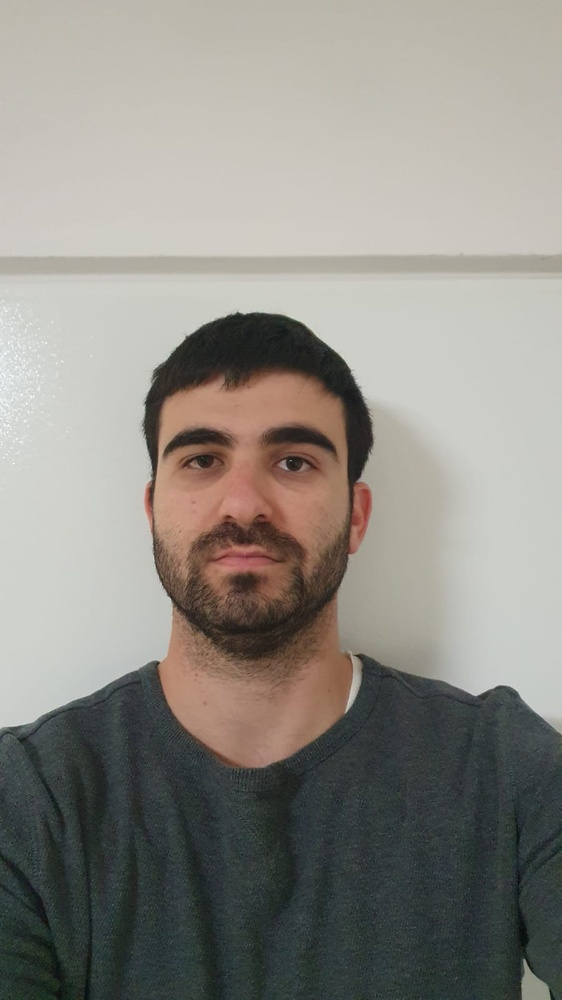
#> input picture Homework_02/python Q3/hw2/img1.jpeg, 562 x 1000 px, shrunk from 900 x 1600 before the run
$ python main.py
#> lines starting #> are read from the running program, lines starting #| are printed output that depends on the picture; long printed decimals are rounded
import cv2
import numpy as np
import matplotlib.pyplot as plt

# ----------- (a)  -----------#

# Read the images
image1 = cv2.imread('img1.jpeg', cv2.IMREAD_GRAYSCALE)
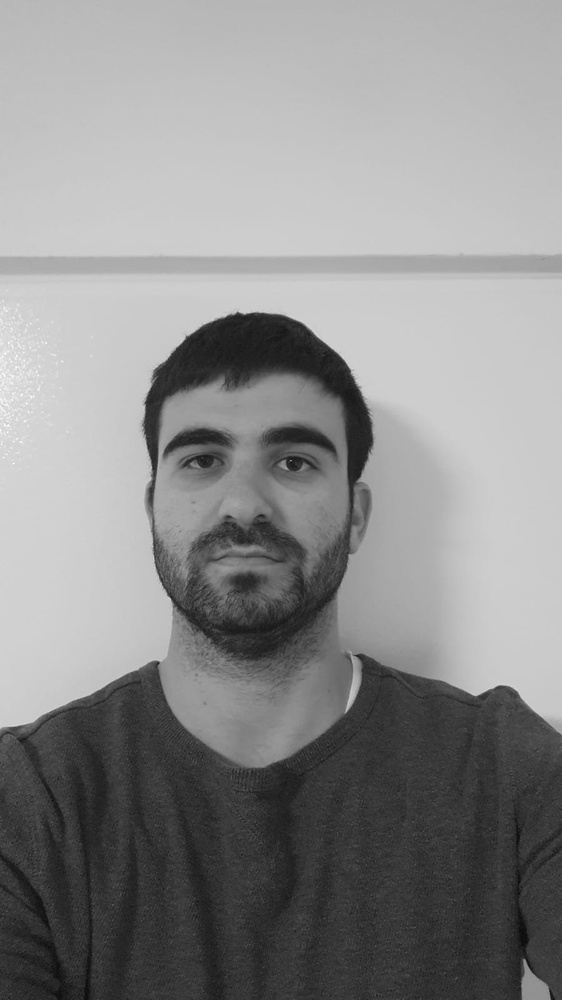
#> image1: shape (1000, 562); min 2, max 255, mean 139.7
image2 = cv2.imread('img2.jpeg', cv2.IMREAD_GRAYSCALE)
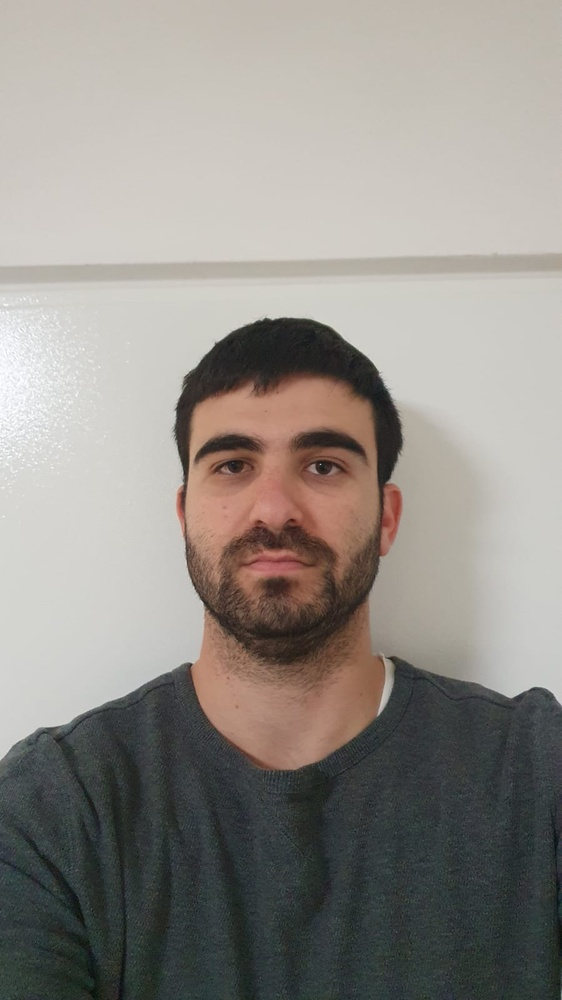
#> input picture Homework_02/python Q3/hw2/img2.jpeg, 562 x 1000 px, shrunk from 900 x 1600 before the run
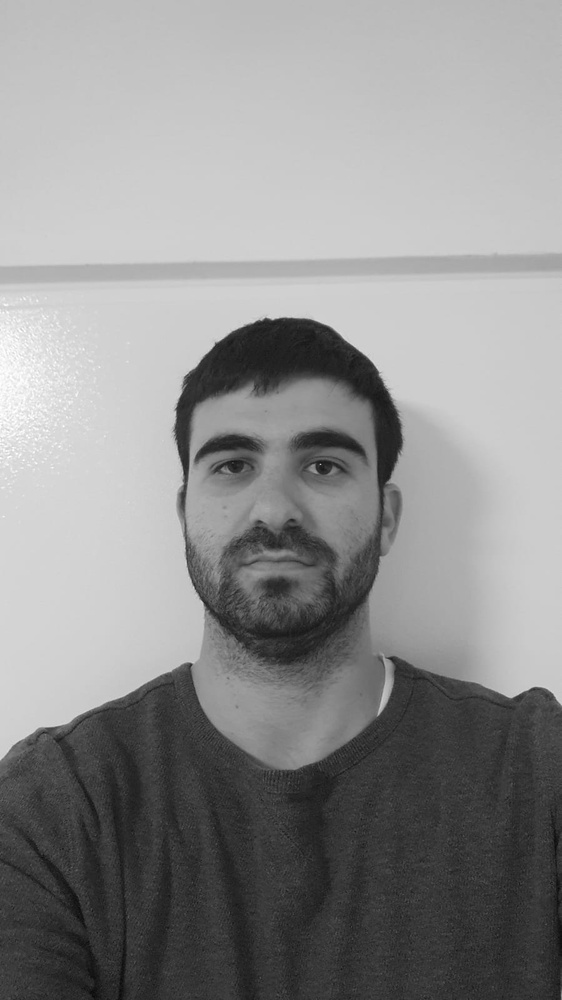
#> image2: shape (1000, 562); min 8, max 255, mean 142.6

# Initialize SIFT detector
sift = cv2.SIFT_create()

# Detect SIFT features and compute descriptors.
keypoints1, descriptors1 = sift.detectAndCompute(image1, None)
#> keypoints1 = 288 keypoints; strongest (x, y, size): (327, 370, 30.7), (154, 404, 14.5), (151, 490, 6.5), (158, 663, 2.4)
keypoints2, descriptors2 = sift.detectAndCompute(image2, None)
#> keypoints2 = 274 keypoints; strongest (x, y, size): (358, 375, 30.3), (185, 409, 14.5), (182, 495, 6.6), (186, 479, 4.1)

# Draw keypoints on the images
image1_with_keypoints = cv2.drawKeypoints(image1, keypoints1, None)
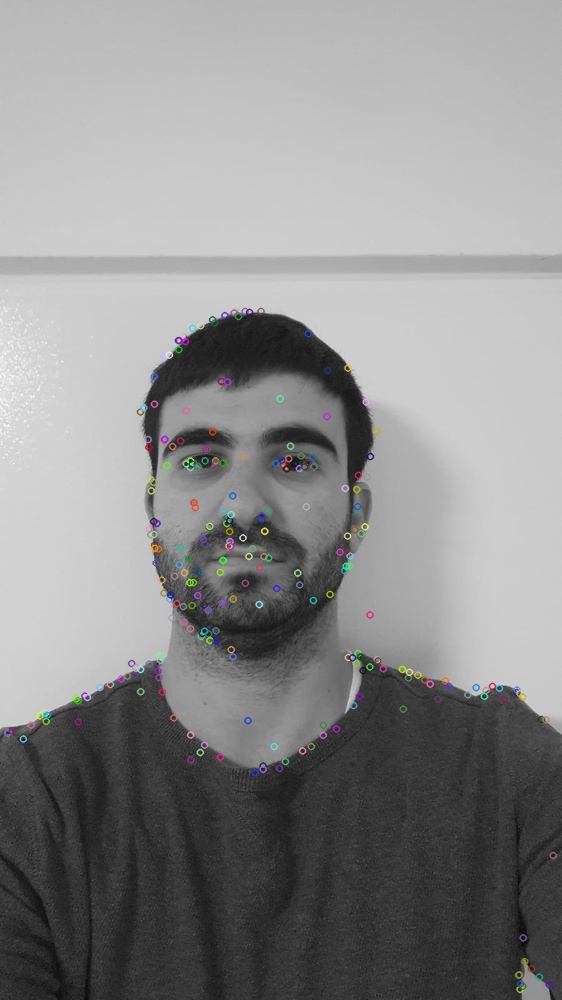
#> image1_with_keypoints: shape (1000, 562, 3); mean of channels 0, 1, 2 140.1, 140, 140.1; drawn as B, G, R
image2_with_keypoints = cv2.drawKeypoints(image2, keypoints2, None)

# Plot the images with keypoints
plt.figure(figsize=(15, 7))
plt.subplot(1, 2, 1)
plt.title('SIFT Keypoints Image 1')
plt.imshow(image1_with_keypoints)
plt.axis('off')

plt.subplot(1, 2, 2)
plt.title('SIFT Keypoints Image 2')
plt.imshow(image2_with_keypoints)
plt.axis('off')

plt.show()

# ----------- (b)  -----------#

# Detect keypoints and descriptors for b only
keypoints, descriptors = sift.detectAndCompute(image1, None)
#> keypoints has the same summary as keypoints1

# Choose a representative keypoint
representative_keypoint = keypoints[0]  #  taking the first keypoint
#> representative_keypoint = keypoint at (7.4, 732.5), size 2.1

# Draw the representative keypoint
image_with_keypoint = cv2.drawKeypoints(image1, [representative_keypoint], None, flags=cv2.DRAW_MATCHES_FLAGS_DRAW_RICH_KEYPOINTS)

# Show the image with the representative keypoint
plt.imshow(image_with_keypoint)
plt.title(f'Keypoint: Scale={representative_keypoint.size}, Orientation={np.degrees(representative_keypoint.angle):.2f} degrees')
plt.show()

# Print out the scale and orientation of the representative keypoint
print(f'Scale (size): {representative_keypoint.size}')
#| Scale (size): 2.138
print(f'Orientation (angle in degrees): {np.degrees(representative_keypoint.angle)}')
#| Orientation (angle in degrees): 4830.012

# ----------- (c)  -----------#

# Create a BFMatcher object
bf = cv2.BFMatcher(cv2.NORM_L2, crossCheck=False)

# Match descriptors
matches = bf.knnMatch(descriptors1, descriptors2, k=2)
#> matches = 288 matches

# Apply ratio test to find good matches
good_matches = []
for m, n in matches:
    if m.distance < 0.75 * n.distance:
        good_matches.append(m)
#> after the loop, good_matches = 147 matches

# Sort matches based on the distance
good_matches = sorted(good_matches, key=lambda x: x.distance)

# Draw the best matches (inliers)
img_matches = cv2.drawMatches(image1, keypoints1, image2, keypoints2, good_matches[:10], None, flags=2)
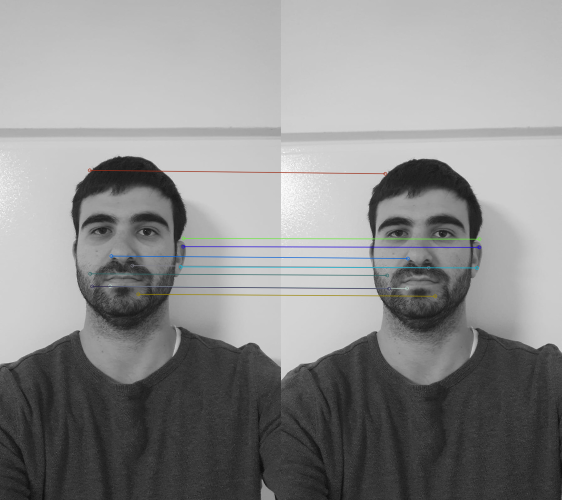
#> img_matches: shape (1000, 1124, 3) (shown at 1/2 size); mean of channels 0, 1, 2 140.9, 140.8, 140.6; drawn as B, G, R

# Use RANSAC to find inliers and outliers
if len(good_matches) >= 4:
    # Prepare the data for findHomography
    src_pts = np.float32([keypoints1[m.queryIdx].pt for m in good_matches])
#> src_pts = 147 pairs, first value 77.77 to 545.6, second value 310.8 to 985.8
    dst_pts = np.float32([keypoints2[m.trainIdx].pt for m in good_matches])
#> dst_pts = 147 pairs, first value 61.31 to 554.9, second value 316 to 773.7

    # Compute the homography matrix
    M, mask = cv2.findHomography(src_pts, dst_pts, cv2.RANSAC, 5.0)
#> M = [[0.966, 0.00954, 30.2], [-0.0441, 0.979, 18.71], [-5.59e-05, 5.2e-07, 1]]; mask = 147 values, max 1 at index 0, min 0 at index 93, mean 0.959

    # Convert mask to a list of integers for OpenCV compatibility
    matches_mask = mask.ravel().tolist()
#> matches_mask has the same summary as mask
    inlier_matches = [good_matches[i] for i in range(len(matches_mask)) if matches_mask[i]]
#> inlier_matches = 141 matches

    # Draw inliers
    img_inliers = cv2.drawMatches(image1, keypoints1, image2, keypoints2, inlier_matches, None, matchColor=(0, 255, 0), singlePointColor=None, matchesMask=None, flags=2)
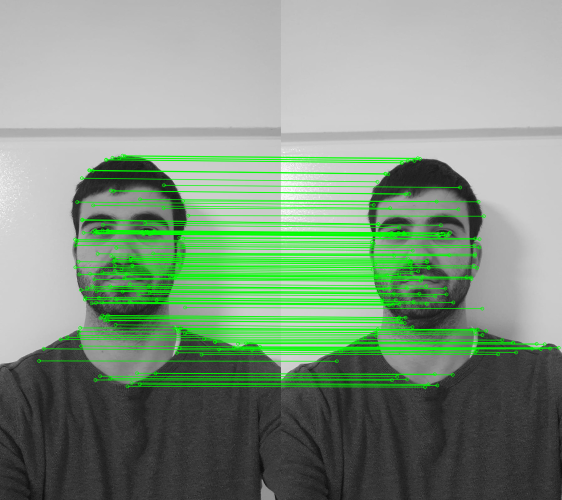
#> img_inliers: shape (1000, 1124, 3) (shown at 1/2 size); mean of channels 0, 1, 2 128.7, 149.9, 128.7; drawn as B, G, R

    # Draw outliers
    outlier_matches = [good_matches[i] for i in range(len(matches_mask)) if not matches_mask[i]]
#> outlier_matches = 6 matches
    img_outliers = cv2.drawMatches(image1, keypoints1, image2, keypoints2, outlier_matches, None, matchColor=(0, 0, 255), singlePointColor=None, matchesMask=None, flags=2)
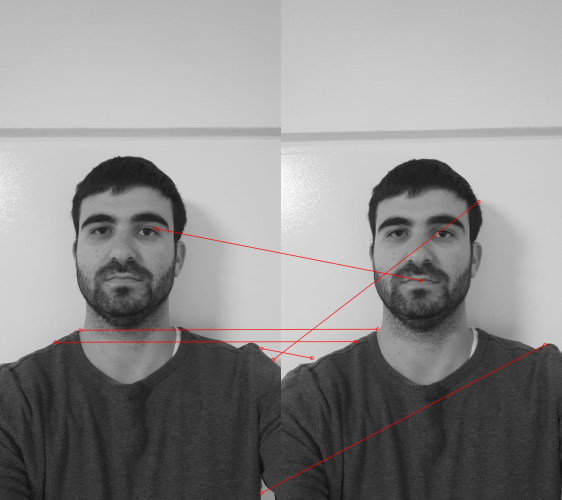
#> img_outliers: shape (1000, 1124, 3) (shown at 1/2 size); mean of channels 0, 1, 2 140.6, 140.6, 141.6; drawn as B, G, R

    # Display the results
    plt.figure(figsize=(20, 10))

    plt.subplot(1, 2, 1)
    plt.imshow(img_inliers)
    plt.title('Inliers (Good Matches)')
    plt.axis('off')

    plt.subplot(1, 2, 2)
    plt.imshow(img_outliers)
    plt.title('Outliers (Bad Matches)')
    plt.axis('off')

    plt.show()
